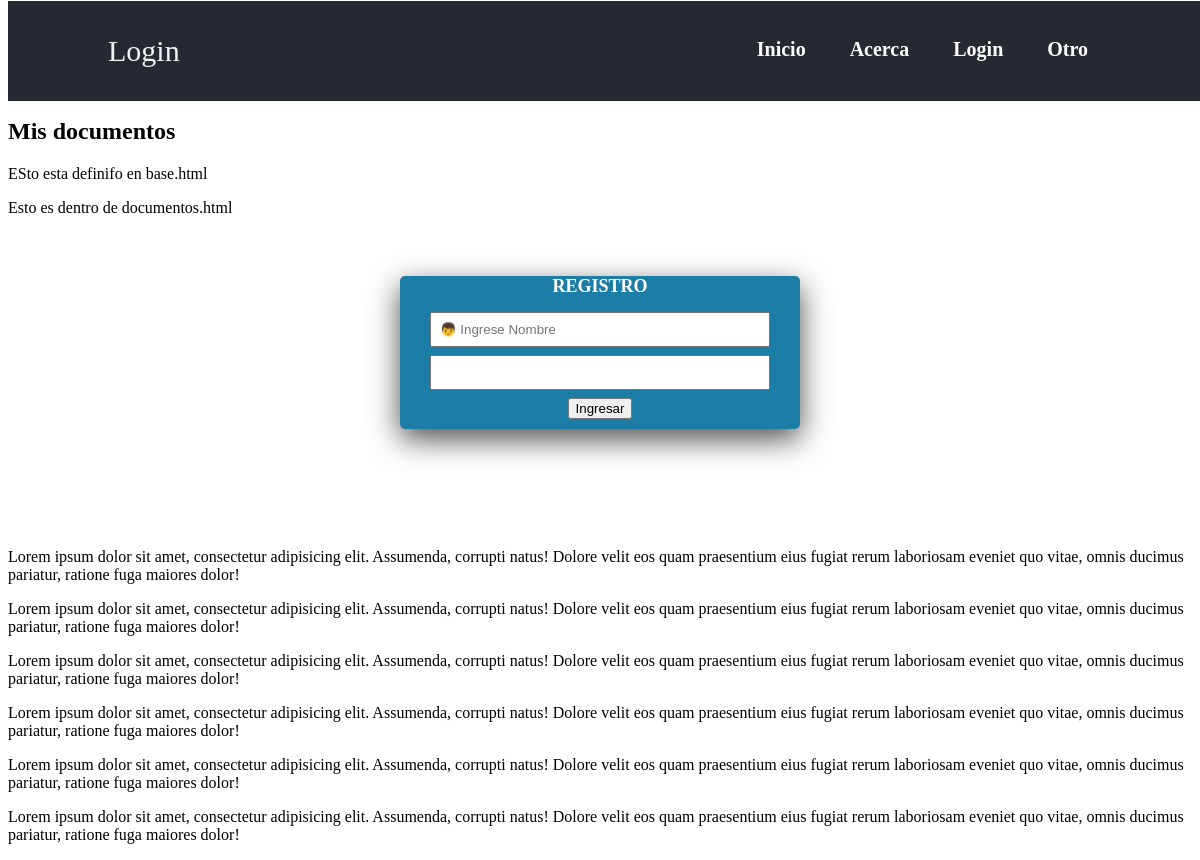
The app's page /documentos/, older data.
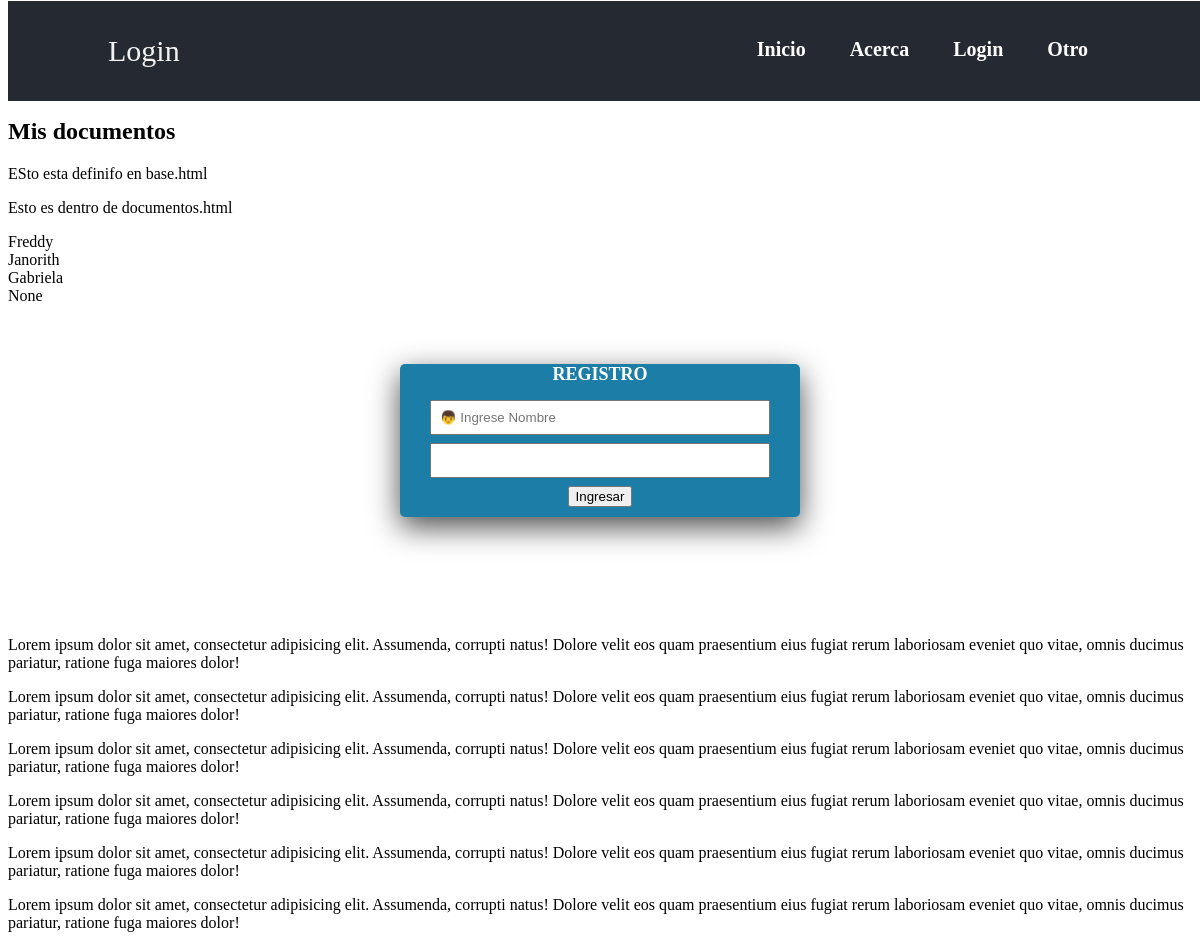
The same page, newer data.
### documentos/models.py (models this page shows, shortened)
class Documento(models.Model):
	nombre = models.CharField(max_length=100, null=True, blank=True)
	fecha = models.DateTimeField(null=True, blank=True)

### documentos/views.py (the view)
# urls.py: url(r'^documentos/$', Documentos.as_view()),
class Documentos(View):
	def get(self, request, *arg, **kwargs):
		docs = Documento.objects.all()
		context ={
		    'docs': docs,
		    'encabezado': 'Mis documentos'
		}
		return render(
			request,
			'documento.html',
			context
		)

### templates/documento.html
{%extends 'base.html'%}
{%block contenido%}
       <p> Esto es dentro de documentos.html</p>
	{%for d in docs%}
    		<div>{{d.nombre}}</div>
	{%endfor%}
{%endblock%}

### templates/base.html (shortened to what this page needs)
<!DOCTYPE html>
<html>
<head>
    <link rel="stylesheet" href="estilo/estilos.css">
    {% load static from staticfiles %}
<body>
<header class="header2">
   <div class="wraper">
        <div class="cheader">Login</div>
        <nav>
            <a href="">Inicio</a>
            <a href="">Acerca</a>
            <a href="">Login</a>
            <a href="">Otro</a>
    </nav>
   </div>
</header>
<section>
    <h1> {{encabezado}} </h1>
    <p>ESto esta definifo en base.html</p>
    {% block contenido %}
    {% endblock %}
</section>
<div class="contenedor">
    <h2>Registro</h2>
        <form action="" class="formulario">
	        <input type="text" name="nombre" placeholder="&#128102; Ingrese Nombre" required class="input">
	        <input type="datetime" name="fecha" required class="input">
	        <button type="submit" class="boton">Ingresar</button>
        </form>
</div>
<section>
    <p>Lorem ipsum dolor sit amet, consectetur adipisicing elit. Assumenda, corrupti natus! Dolore velit eos quam praesentium eius fugiat rerum laboriosam eveniet quo vitae, omnis ducimus pariatur, ratione fuga maiores dolor!</p>
    <p>Lorem ipsum dolor sit amet, consectetur adipisicing elit. Assumenda, corrupti natus! Dolore velit eos quam praesentium eius fugiat rerum laboriosam eveniet quo vitae, omnis ducimus pariatur, ratione fuga maiores dolor!</p>
    <p>Lorem ipsum dolor sit amet, consectetur adipisicing elit. Assumenda, corrupti natus! Dolore velit eos quam praesentium eius fugiat rerum laboriosam eveniet quo vitae, omnis ducimus pariatur, ratione fuga maiores dolor!</p>
    <p>Lorem ipsum dolor sit amet, consectetur adipisicing elit. Assumenda, corrupti natus! Dolore velit eos quam praesentium eius fugiat rerum laboriosam eveniet quo vitae, omnis ducimus pariatur, ratione fuga maiores dolor!</p>
    <p>Lorem ipsum dolor sit amet, consectetur adipisicing elit. Assumenda, corrupti natus! Dolore velit eos quam praesentium eius fugiat rerum laboriosam eveniet quo vitae, omnis ducimus pariatur, ratione fuga maiores dolor!</p>
    <p>Lorem ipsum dolor sit amet, consectetur adipisicing elit. Assumenda, corrupti natus! Dolore velit eos quam praesentium eius fugiat rerum laboriosam eveniet quo vitae, omnis ducimus pariatur, ratione fuga maiores dolor!</p>
</section>
</body>
</html>

### templates/estilo/estilos.css (style rules this page uses)
header { width: 100%; overflow: hidden; background: #252932; margin-bottom: 20px; }
.wraper { width: 90%; max-width: 1000px; margin: auto; overflow: hidden; }
.contenedor { background: #1C7EA6; box-shadow: #4d4d4d 0px 10px 30px; border-radius: 5px; height: auto; max-width: 400px; margin: 5% auto; padding: 1 rem; text-align: center; }
header .cheader { color: #f2f2f2; font-size: 50px; line-height: 200px; float: left; }
header nav { float: right; line-height: 200px; }
header nav a { display: inline; color: #fff; text-decoration: none; padding: 10px 20px; line-height: normal; font-size: 20px; font-weight: bold; -webkit-transition: 500ms ease; -o-transition: 500ms ease; transition: 500ms ease; }
.header2 { top: 1px; position: fixed; height: 100px; }
.header2 .cheader { line-height: 100px; font-size: 30px; }
.header2 nav { line-height: 100px; }
h2 { text-transform: uppercase; color: #FFF; font-weight: bold; font-size: 18px; }
.input { display: block; width: 80%; }
.input { outline: 0; padding: .5rem; margin: .5rem auto; }
.boton { margin-bottom: 10px; }
section { margin-top: 10%; }
section p { text-align: justify; }

Row changes from the older to the newer data that the page shows:
added Documento: nombre "Freddy"
added Documento: nombre "Janorith"
added Documento: nombre "Gabriela"
added Documento: nombre "None"
